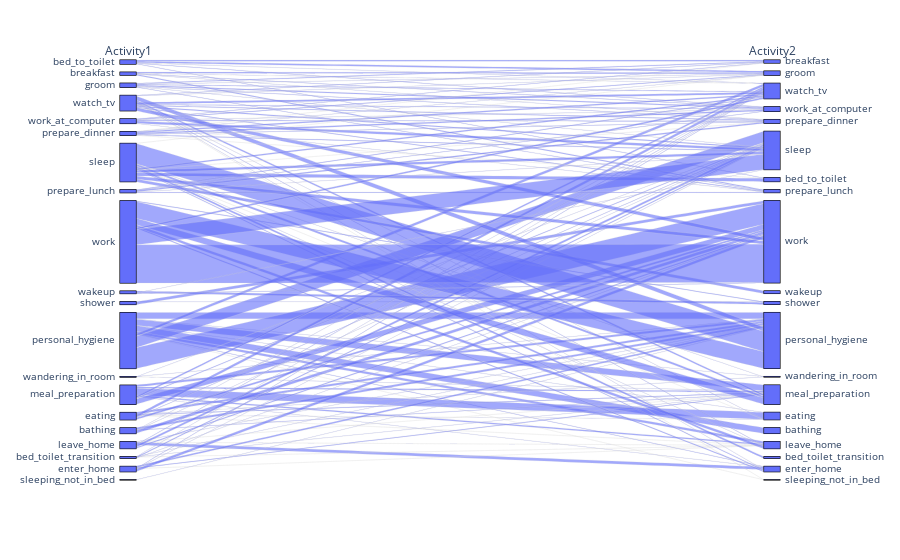

The notebook cell this image was saved under:
### Code cell
dseq2 = pd.DataFrame(sequential_sets2, columns = ['Activity1', 'Activity2'])
fig = px.parallel_categories(dseq2)
fig.show()

### Figure 1 — Plotly figure (JSON) as saved in the notebook; plotly's stock layout.template omitted (floating-point values rounded to 4 significant figures; data arrays with more than 128 entries replaced by an {"elided": "..."} marker saying what was removed)
{"data": [{"dimensions": [{"label": "Activity1", "values": {"elided": "2555 str values"}}, {"label": "Activity2", "values": {"elided": "2555 str values"}}], "domain": {"x": [0, 1], "y": [0, 1]}, "name": "", "type": "parcats"}], "layout": {"legend": {"tracegroupgap": 0}, "margin": {"t": 60}}}
